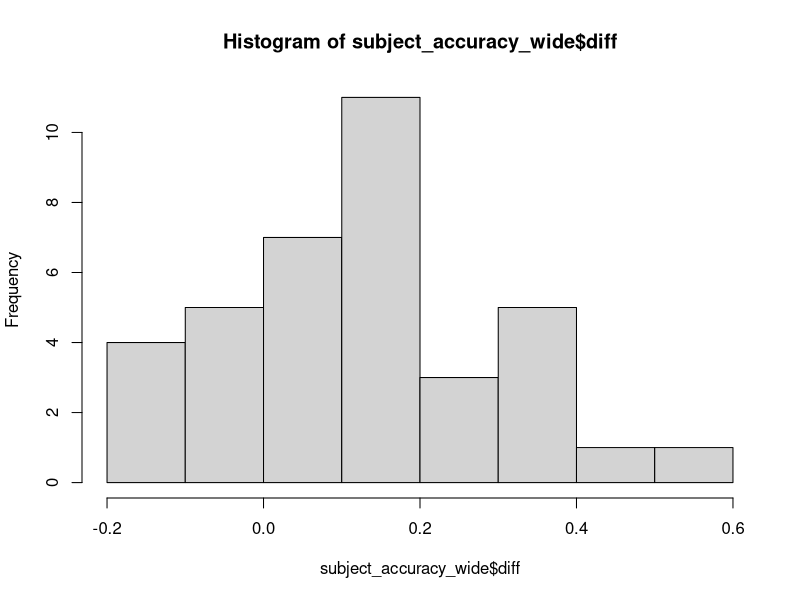
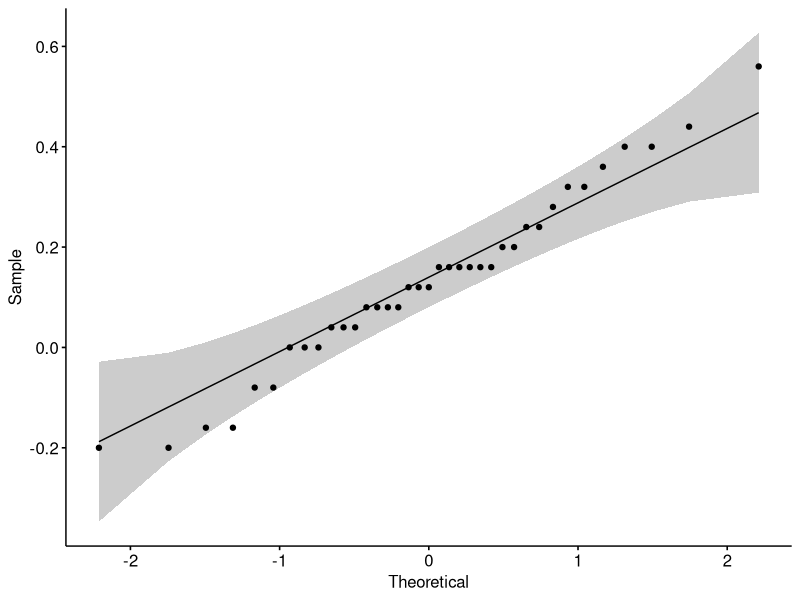
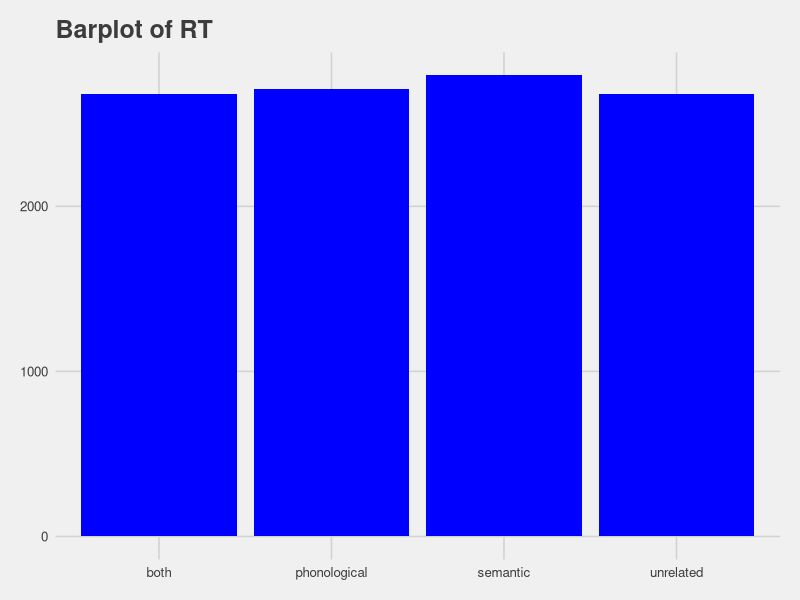
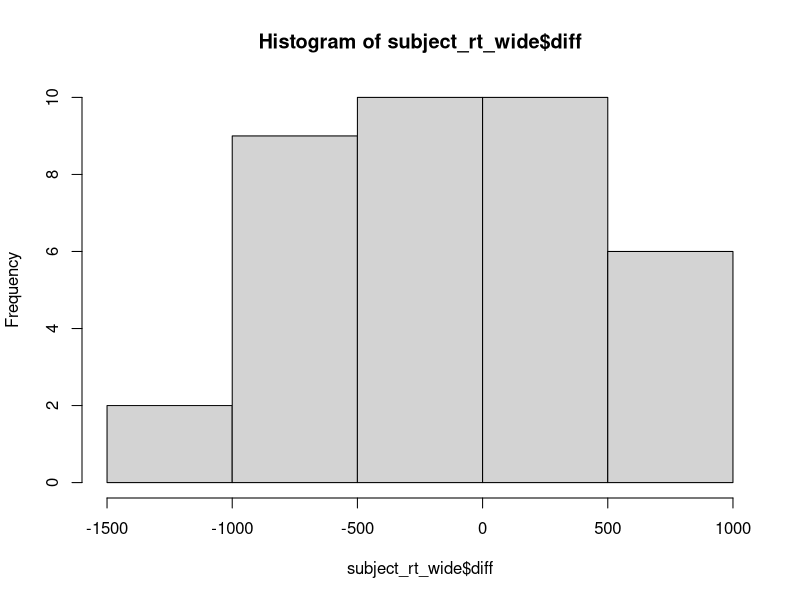
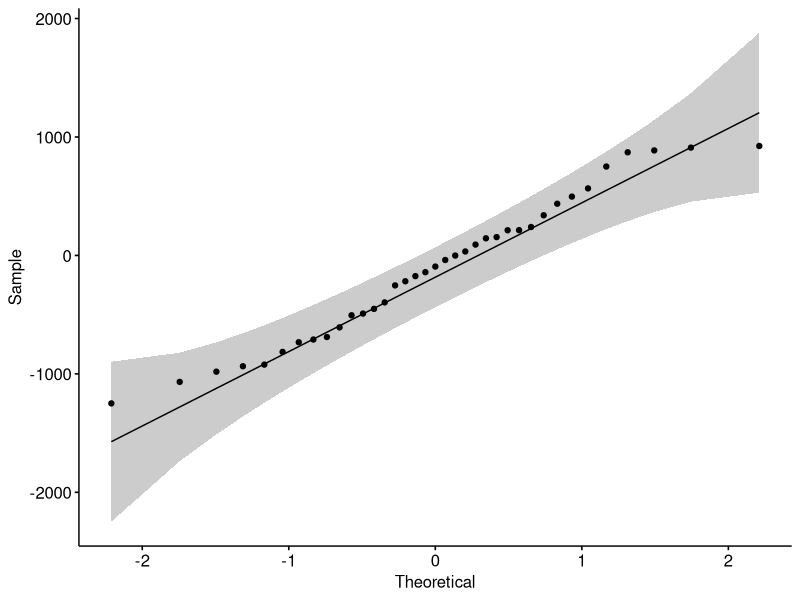

Recreate these plots in R, in order.
## ---- chunk 1

library(tidyverse)
library(ggthemes)
library(rstatix)
library(ggpubr)

assignment5 = read_csv("assignment5_data.csv")

## ---- chunk 2
subject_accuracy = assignment5 %>%
  group_by(subject, prime_condition) %>%
  summarise(mean_accuracy = mean(accuracy))

subject_rt = assignment5 %>%
  group_by(subject, prime_condition) %>%
  summarise(mean_rt = mean(response_RT))

## ---- chunk 3
subject_accuracy_wide = subject_accuracy %>%
  pivot_wider(names_from = prime_condition, values_from = mean_accuracy)
  
## ---- chunk 4
subject_accuracy_long = subject_accuracy_wide %>%
  pivot_longer(names_to = "condition", cols = both:unrelated)
  
## ---- chunk 5
t.test(subject_accuracy_wide$phonological, subject_accuracy_wide$semantic, var.equal = TRUE, paired = TRUE)

## ---- chunk 6

subject_accuracy_wide = subject_accuracy_wide %>%
  mutate(diff = phonological - semantic)

x_bar = mean(subject_accuracy_wide$diff)
sd_diff = sd(subject_accuracy_wide$diff)
t = x_bar/(sd_diff/sqrt(nrow(subject_accuracy_wide)))

df = nrow(subject_accuracy_wide)-1

p_value = 2*(1-pt(t,df))
## ---- chunk 7
subject_accuracy_wide = subject_accuracy_wide %>% ungroup()

hist(subject_accuracy_wide$diff)

outliers = subject_accuracy_wide %>% identify_outliers(diff)

outlier_subs = outliers %>% pull(subject)

newdf = subject_accuracy_wide %>% filter(!subject %in% outlier_subs)
## ---- chunk 8
ggqqplot(subject_accuracy_wide, "diff")

subject_accuracy_wide %>% shapiro_test(diff)

## ---- chunk 9
  
means_data = assignment5 %>% 
  select(subject, response_RT, prime_condition)

mean_rt = means_data %>% 
  group_by(prime_condition)%>%
  summarise(mean_rt = mean(response_RT))

mean_rt %>%
  ggplot(aes(x = prime_condition, y = mean_rt)) +
  geom_col(position = "dodge", fill = "blue")+
  theme_fivethirtyeight() +
  xlab("prime condition") + 
  ylab ("mean RT") + 
  ggtitle("Barplot of RT")

## ---- chunk 10
subject_rt_wide = subject_rt %>%
  pivot_wider(names_from = prime_condition, values_from = mean_rt)

subject_rt_wide = subject_rt_wide %>% ungroup()

subject_rt_wide = subject_rt_wide %>%
  mutate(diff = unrelated - semantic)

hist(subject_rt_wide$diff)

outliers = subject_rt_wide %>% identify_outliers(diff)

outlier_subs = outliers %>% pull(subject)

newdf = subject_rt_wide %>% filter(!subject %in% outlier_subs)

ggqqplot(subject_rt_wide, "diff")

subject_rt_wide %>% shapiro_test(diff)

t.test(subject_rt_wide$semantic, subject_accuracy_wide$unrelated, var.equal = TRUE, paired = TRUE)

